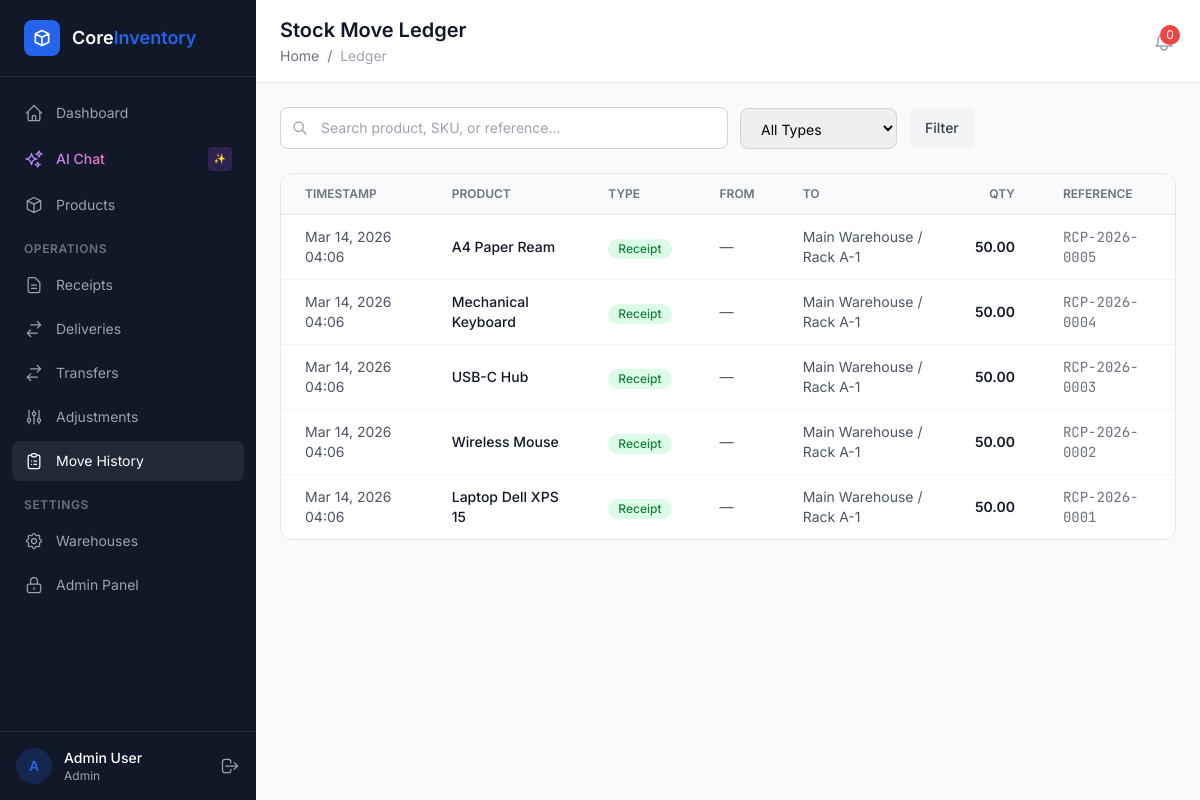
The app's page /ledger/ (signed in), older data.
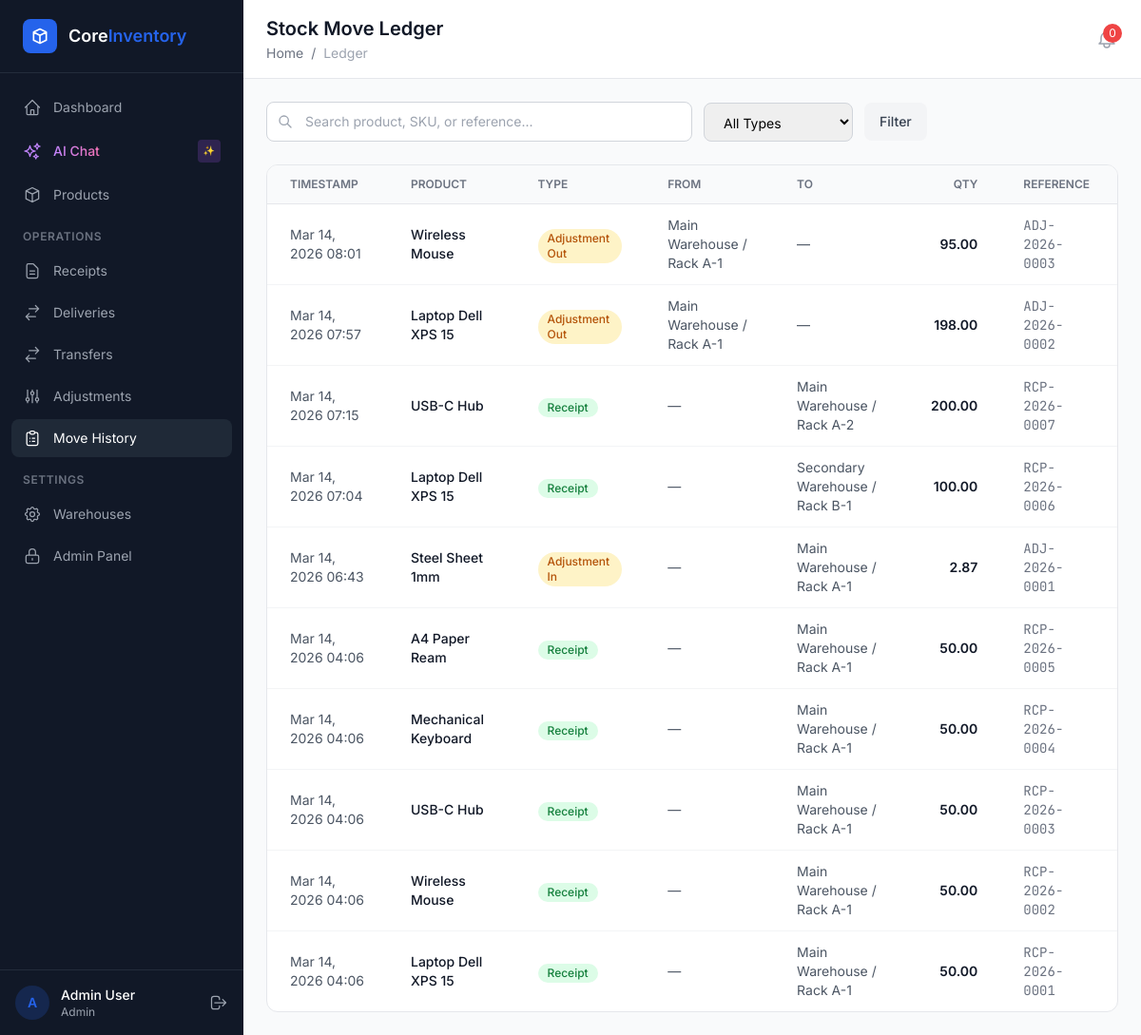
The same page, newer data.
### apps/ledger/models.py (models this page shows, shortened)
class StockMove(models.Model):
    MOVE_TYPE_CHOICES = [
        ('receipt', 'Receipt'),
        ('delivery', 'Delivery'),
        ('transfer_out', 'Transfer Out'),
        ('transfer_in', 'Transfer In'),
        ('adjustment_in', 'Adjustment In'),
        ('adjustment_out', 'Adjustment Out'),
    ]
    product = models.ForeignKey(
        'products.Product',
        on_delete=models.PROTECT,
        related_name='stock_moves',
    )
    from_location = models.ForeignKey(
        'warehouses.Location',
        on_delete=models.SET_NULL,
        null=True,
        blank=True,
        related_name='moves_out',
    )
    to_location = models.ForeignKey(
        'warehouses.Location',
        on_delete=models.SET_NULL,
        null=True,
        blank=True,
        related_name='moves_in',
    )
    quantity = models.DecimalField(
        max_digits=12, decimal_places=2,
        help_text='Always positive',
    )
    move_type = models.CharField(max_length=20, choices=MOVE_TYPE_CHOICES)
    reference_type = models.CharField(
        max_length=50,
        help_text='e.g. Receipt, Delivery, Transfer, Adjustment',
    )
    reference_id = models.PositiveIntegerField(
        help_text='Links to source document PK',
    )
    reference_ref = models.CharField(
        max_length=20,
        help_text='e.g. RCP-2026-0042',
    )
    notes = models.TextField(blank=True)
    created_by = models.ForeignKey(
        settings.AUTH_USER_MODEL,
        on_delete=models.PROTECT,
        related_name='stock_moves',
    )
    created_at = models.DateTimeField(auto_now_add=True)
    class Meta:
        ordering = ['-created_at']

### apps/products/models.py (models this page shows, shortened)
class Product(models.Model):
    name = models.CharField(max_length=255)
    sku = models.CharField(
        max_length=20,
        unique=True,
        blank=True,
        help_text='Auto-generated if blank: PRD-XXXXXX',
    )
    category = models.ForeignKey(
        ProductCategory,
        on_delete=models.SET_NULL,
        null=True,
        blank=True,
        related_name='products',
    )
    unit = models.ForeignKey(
        UnitOfMeasure,
        on_delete=models.PROTECT,
        related_name='products',
    )
    description = models.TextField(blank=True)
    image = models.ImageField(upload_to='products/', blank=True, null=True)
    reorder_point = models.DecimalField(
        max_digits=12, decimal_places=2, default=0,
        help_text='Low stock threshold',
    )
    is_active = models.BooleanField(default=True)
    created_at = models.DateTimeField(auto_now_add=True)
    updated_at = models.DateTimeField(auto_now=True)
    class Meta:
        ordering = ['name']

### apps/warehouses/models.py (models this page shows, shortened)
class Location(models.Model):
    warehouse = models.ForeignKey(
        Warehouse,
        on_delete=models.CASCADE,
        related_name='locations',
    )
    name = models.CharField(max_length=255, help_text='e.g. Rack A-3, Production Floor')
    coordinates = models.CharField(max_length=100, blank=True, help_text='Optional coordinates')
    is_active = models.BooleanField(default=True)
    class Meta:
        ordering = ['warehouse', 'name']
    def __str__(self):
        return f'{self.warehouse.name} / {self.name}'

class Warehouse(models.Model):
    name = models.CharField(max_length=255)
    address = models.TextField(blank=True)
    is_active = models.BooleanField(default=True)
    class Meta:
        ordering = ['name']

### apps/ledger/views.py (the view)
# urls.py: path('', views.move_list, name='list'),
@login_required
def move_list(request):
    qs = StockMove.objects.select_related('product', 'from_location', 'to_location').order_by('-created_at')
    q = request.GET.get('q', '').strip()
    if q:
        qs = qs.filter(
            Q(product__name__icontains=q) |
            Q(product__sku__icontains=q) |
            Q(reference_ref__icontains=q)
        )
    move_type = request.GET.get('type')
    if move_type:
        qs = qs.filter(move_type=move_type)
    paginator = Paginator(qs, 50)
    page_obj = paginator.get_page(request.GET.get('page'))
    return render(request, 'ledger/move_list.html', {
        'page_obj': page_obj, 'q': q, 'type_filter': move_type,
    })

### apps/access/templatetags/access_tags.py (called while the page is built)
@register.simple_tag
def has_permission(user, codename):
    return has_user_permission(user, codename)

### templates/ledger/move_list.html (shortened to what this page needs)
{% extends "base.html" %}
{% block page_title %}Stock Move Ledger{% endblock %}
{% block breadcrumb %}<a href="/dashboard/" class="hover:text-primary">Home</a> <span class="mx-1">/</span> <span class="text-gray-400">Ledger</span>{% endblock %}
{% block content %}
<div class="flex flex-col md:flex-row md:items-center justify-between gap-4 mb-6">
    <form method="GET" class="flex items-center gap-3 flex-1">
        <div class="relative flex-1 max-w-md"><svg class="absolute left-3 top-1/2 -translate-y-1/2 w-4 h-4 text-gray-400" fill="none" stroke="currentColor" viewBox="0 0 24 24"><path stroke-linecap="round" stroke-linejoin="round" stroke-width="2" d="M21 21l-6-6m2-5a7 7 0 11-14 0 7 7 0 0114 0z"/></svg><input type="text" name="q" value="{{ q }}" placeholder="Search product, SKU, or reference..." class="w-full pl-10 pr-4 py-2.5 border border-gray-300 rounded-lg text-sm focus:outline-none focus:ring-2 focus:ring-blue-500"></div>
        <select name="type" class="px-4 py-2.5 border border-gray-300 rounded-lg text-sm"><option value="">All Types</option></select>
        <button type="submit" class="px-4 py-2.5 bg-gray-100 hover:bg-gray-200 text-gray-700 rounded-lg text-sm font-medium">Filter</button>
    </form>
</div>
{% if page_obj %}
<div class="bg-white rounded-xl border border-gray-200 overflow-hidden">
    <table class="w-full"><thead><tr class="border-b border-gray-200 bg-gray-50">
        <th class="text-left px-6 py-3 text-xs font-semibold text-gray-500 uppercase">Timestamp</th>
        <th class="text-left px-6 py-3 text-xs font-semibold text-gray-500 uppercase">Product</th>
        <th class="text-left px-6 py-3 text-xs font-semibold text-gray-500 uppercase">Type</th>
        <th class="text-left px-6 py-3 text-xs font-semibold text-gray-500 uppercase">From</th>
        <th class="text-left px-6 py-3 text-xs font-semibold text-gray-500 uppercase">To</th>
        <th class="text-right px-6 py-3 text-xs font-semibold text-gray-500 uppercase">Qty</th>
        <th class="text-left px-6 py-3 text-xs font-semibold text-gray-500 uppercase">Reference</th>
    </tr></thead>
    <tbody class="divide-y divide-gray-100">{% for move in page_obj %}<tr class="hover:bg-gray-50 transition-colors">
        <td class="px-6 py-3 text-sm text-gray-600">{{ move.created_at|date:"M d, Y H:i" }}</td>
        <td class="px-6 py-3 text-sm font-medium text-gray-900">{{ move.product.name }}</td>
        <td class="px-6 py-3"><span class="inline-flex items-center px-2.5 py-0.5 rounded-full text-xs font-medium {% if 'receipt' in move.move_type %}bg-green-100 text-green-700{% elif 'delivery' in move.move_type %}bg-red-100 text-red-700{% elif 'transfer' in move.move_type %}bg-blue-100 text-blue-700{% else %}bg-amber-100 text-amber-700{% endif %}">{{ move.get_move_type_display }}</span></td>
        <td class="px-6 py-3 text-sm text-gray-600">{{ move.from_location|default:"—" }}</td>
        <td class="px-6 py-3 text-sm text-gray-600">{{ move.to_location|default:"—" }}</td>
        <td class="px-6 py-3 text-sm font-semibold text-right text-gray-900">{{ move.quantity }}</td>
        <td class="px-6 py-3 text-sm font-mono text-gray-500">{{ move.reference_ref }}</td>
    </tr>{% endfor %}</tbody></table>
</div>
{% else %}
{% include "partials/empty_state.html" with icon="document" title="No stock moves yet" message="Stock movements will appear here as operations are validated." %}
{% endif %}
{% endblock %}

Row changes from the older to the newer data that the page shows:
added StockMove: created_at "Mar 14, 2026 08:01", product.name "Wireless Mouse", move_type "Adjustment Out", from_location "Main Warehouse / Rack A-1", to_location "—", quantity "95.00", reference_ref "ADJ-2026-0003"
added StockMove: created_at "Mar 14, 2026 07:57", product.name "Laptop Dell XPS 15", move_type "Adjustment Out", from_location "Main Warehouse / Rack A-1", to_location "—", quantity "198.00", reference_ref "ADJ-2026-0002"
added StockMove: created_at "Mar 14, 2026 07:15", product.name "USB-C Hub", move_type "Receipt", from_location "—", to_location "Main Warehouse / Rack A-2", quantity "200.00", reference_ref "RCP-2026-0007"
added StockMove: created_at "Mar 14, 2026 07:04", product.name "Laptop Dell XPS 15", move_type "Receipt", from_location "—", to_location "Secondary Warehouse / Rack B-1", quantity "100.00", reference_ref "RCP-2026-0006"
added StockMove: created_at "Mar 14, 2026 06:43", product.name "Steel Sheet 1mm", move_type "Adjustment In", from_location "—", to_location "Main Warehouse / Rack A-1", quantity "2.87", reference_ref "ADJ-2026-0001"
